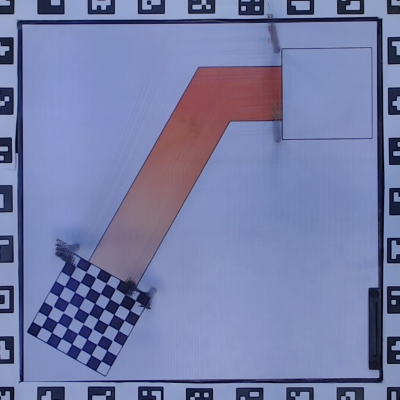
#> input picture FlushOS/Flush_main/Flush_Image/Capture_image/Image/Image_Anti_Obstacle.png, 400 x 400 px; its folder holds only this picture in this run
$ python -i Flush_Image_Taskbar.py   (imports and definitions only)
#> lines starting #> are read from the running program, lines starting #| are printed output that depends on the picture; after the words box and inside, x2 and y2 are one past the last pixel; in counts of white or black regions, pixels touching at a corner belong together
#> further down, picture is the input picture: shape (400, 400, 3); mean B, G, R 168.4, 125.5, 117.5
import cv2
import numpy as np
import json

def update(x):
    pass

def add_point_to_list(hie,list_contours_path):
    # global list_contours_symbol, list_contours_box_symbol, list_contours_path
    for i in hie:  #ADD list_contours
        Parent_check = (i[3] == 0) # check in case
        Child_check_symbol = (i[2] != -1) # Symbol
        Child_check_path = (i[2] == -1) # PATH
        if Parent_check:
            if Child_check_symbol:
                list_contours_box_symbol.append(hie.index(i))
            if Child_check_path:
                list_contours_path.append(hie.index(i))

def Flush_Taskbar(image):
    with open(r'C:\Users\aminb\Documents\GitHub\flush_bot\FlushOS\Flush_main\Flush_Image\Capture_image\Image\parameter.json') as json_file:
#> (reads FlushOS/Flush_main/Flush_Image/Capture_image/Image/parameter.json from the repository)
        data = json.load(json_file)
        Parametersy = (data['Parameter'][0])

    # [8 lines of commented-out code are left out]

    image_gray = cv2.cvtColor(image, cv2.COLOR_BGR2GRAY)
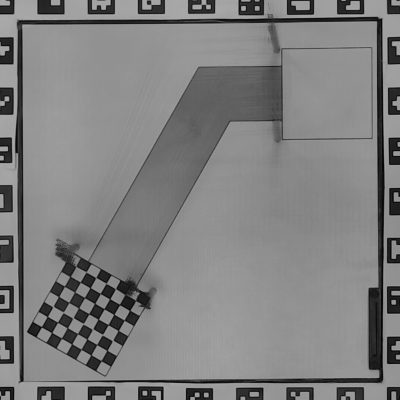
#> image_gray: shape (400, 400); min 3, max 172, mean 128

    resolution_X = image.shape[0]
#> resolution_X = 400
    resolution_Y = image.shape[1]
#> resolution_Y = 400


    cv2.namedWindow("image_blur")
    Kernel_blur = Parametersy['Kernel_blur']
    cv2.createTrackbar("Kernel_blur","image_blur",3,7,update)

    cv2.namedWindow("image_edge")
    Canny_Thres_1 = Parametersy['Canny_Thres_1']
    cv2.createTrackbar("Canny_Thres_1","image_edge",Canny_Thres_1,255,update)
    Canny_Thres_2 = Parametersy['Canny_Thres_2']
    cv2.createTrackbar("Canny_Thres_2","image_edge",Canny_Thres_2,255,update)

    cv2.namedWindow("image_morp")
    Kernel_morp = Parametersy['Kernel_morp']
    cv2.createTrackbar("Kernel_morp","image_morp",Kernel_morp,7,update)
    Mode_morp = Parametersy['Mode_morp']
    cv2.createTrackbar("Mode_morp","image_morp",Mode_morp,3,update)
    iterations = Parametersy['iterations']
    cv2.createTrackbar("iterations","image_morp",iterations,4,update)

    cv2.namedWindow("image_contour")
    contour_use = []
    # maxArea = int(resolution_X*resolution_Y/50)
    maxArea = Parametersy['maxArea']
    minArea = Parametersy['minArea']
    # minArea = 0
    cv2.createTrackbar("maxArea","image_contour",maxArea,20000,update)
    cv2.createTrackbar("minArea","image_contour",minArea,25000,update)

    cv2.namedWindow("image_save")
    save = 0
    cv2.createTrackbar("save","image_save",0,1,update)

    list_all_point_path = []
    list_contours_symbol = []
    list_contours_box_symbol = []
    list_contours_path = []
    list_point_connected = []

    while(1):
        image_blur = cv2.GaussianBlur(image_gray , (Kernel_blur,Kernel_blur), 0)
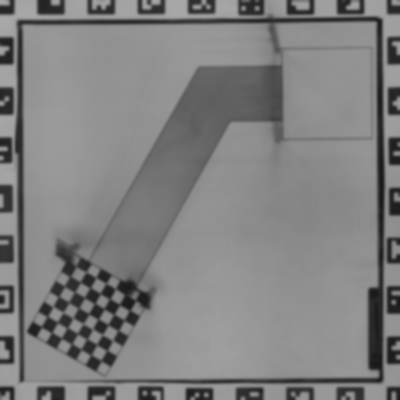
#> image_blur: shape (400, 400); min 23, max 168, mean 128
        cv2.imshow("image_blur",image_blur)

        image_edge = cv2.Canny(image_blur,Canny_Thres_1,Canny_Thres_2)
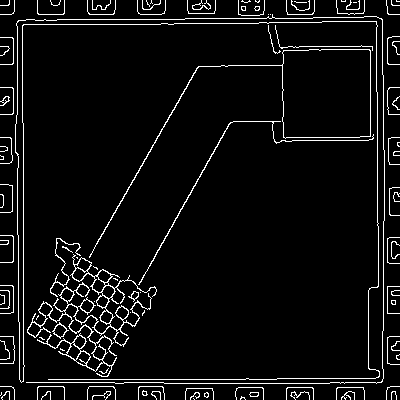
#> image_edge: shape (400, 400); 5.6% white in thin lines or dots
        cv2.imshow("image_edge",image_edge)
        Kernel_morp_use = cv2.getStructuringElement(cv2.MORPH_CROSS, (Kernel_morp,Kernel_morp))
        # Kernel_morp_use  = cv2.GaussianBlur(image_gray , (Kernel_morp,Kernel_morp), 0)
        image_morp = cv2.dilate(image_edge,Kernel_morp_use,iterations = iterations)
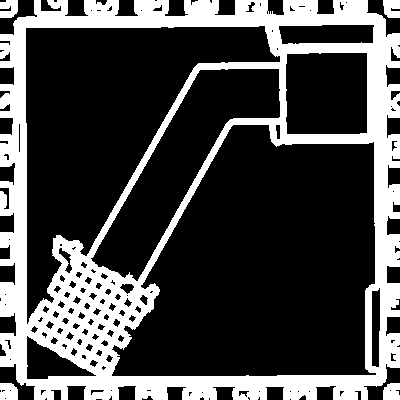
#> image_morp: shape (400, 400); 28.6% white; 5 white regions, box (x1, y1, x2, y2) and area: (0, 0, 400, 400) 44711, (0, 383, 18, 400) 279, (0, 0, 18, 18) 267, (383, 0, 400, 18) 264, (383, 383, 400, 400) 258
        if Mode_morp == 1:
            image_morp = cv2.morphologyEx(image_morp, cv2.MORPH_CLOSE, Kernel_morp_use)
        elif Mode_morp == 2:
            image_morp = cv2.morphologyEx(image_morp, cv2.MORPH_CROSS, Kernel_morp_use)
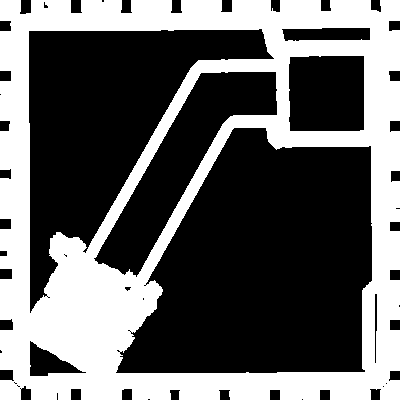
#> image_morp: shape (400, 400); 39.1% white; 1 white region
        elif Mode_morp == 3:
            image_morp = cv2.morphologyEx(image_morp, cv2.MORPH_OPEN, Kernel_morp_use)
        cv2.imshow("image_morp",image_morp)

        contours, hierarchy = cv2.findContours(image_morp , cv2.RETR_TREE, cv2.CHAIN_APPROX_NONE)
#> contours = 26 contours, 16 with area under 20; largest, box (x1, y1, x2, y2) and area: (0, 0, 400, 400) 155367, (115, 127, 373, 374) 46436, (28, 28, 275, 314) 29145, (93, 71, 278, 278) 11852, (288, 55, 365, 132) 5712
        # print("Number of Contours found = " + str(len(contours)))
        for i in range(0, len(contours)):
            area = int(cv2.contourArea(contours[i]))
            if area >= minArea:
                if area <= maxArea*100:
                    contour_use.append(i)
#> this loop made 26 passes
#> area on passes 1, 10, 16, 17, 21, 22, 23, 24, 25, 26: 155367, 1002, 175, 23, 46435, 11852, 5712, 29145, 1103, 22
#> after the loop, contour_use = []
        black_image = np.zeros((resolution_X, resolution_Y, 1), np.uint8)
        # print(Kernel_blur,Kernel_morp)
        for i in contour_use:
            cv2.drawContours(black_image,contours,i,(255,255,255))
#> this loop made 0 passes
#> black_image: shape (400, 400, 1); every value is 0
        black_image = cv2.dilate(black_image,Kernel_morp_use,iterations = iterations)
        cv2.imshow("image_contour",black_image)

        contour1, hie = cv2.findContours(black_image , cv2.RETR_TREE, cv2.CHAIN_APPROX_NONE)
#> contour1 = []; hie = None
        if len(contour1) > 0 :
            black_image1 = np.zeros((resolution_X, resolution_Y, 1), np.uint8)
            cv2.drawContours(black_image1,contour1,-1,(255,255,255))
            blacked = np.zeros((resolution_X, resolution_Y, 1), np.uint8)
            for i in range(len(contour1)):
                # print(i)
                filled_contour = cv2.fillPoly(blacked, [contour1[i]], color=(255,255,255))
                _,filled_path_binary = cv2.threshold(filled_contour,0,255,cv2.THRESH_BINARY+cv2.THRESH_OTSU)
                filled_path_binary = cv2.dilate(filled_path_binary,Kernel_morp_use,iterations = 5 )
            cv2.imshow("image_asdasdasd",filled_path_binary)
            thin_image = cv2.ximgproc.thinning(filled_path_binary,thinningType=cv2.ximgproc.THINNING_ZHANGSUEN)
            cv2.imshow("image_save",thin_image)
        # [7 lines of commented-out code are left out]

        contour_use = []
        list_contours_path = []
        list_contours_box_symbol = []
        k = cv2.waitKey(1) & 0xFF
#> (key Esc is pressed here)
        if k == 27:
            break
        Kernel_blur = ((cv2.getTrackbarPos("Kernel_blur","image_blur")+1)*2)-1
        Canny_Thres_1 = cv2.getTrackbarPos("Canny_Thres_1","image_edge")
        Canny_Thres_2 = cv2.getTrackbarPos("Canny_Thres_2","image_edge")

        Kernel_morp = ((cv2.getTrackbarPos("Kernel_morp","image_morp")+1)*2)-1

        Mode_morp = cv2.getTrackbarPos("Mode_morp","image_morp")
        iterations = cv2.getTrackbarPos("iterations","image_morp")

        minArea = cv2.getTrackbarPos("minArea","image_contour")
        maxArea = cv2.getTrackbarPos("maxArea","image_contour")

        save = cv2.getTrackbarPos("save","image_save")


    if save == 1:
        data = {}
        data['Parameter'] = []
        data['Parameter'].append({
            # 'Kernel_blur': (int(((Kernel_blur+1)/2)-1)),
            'Kernel_blur': ((cv2.getTrackbarPos("Kernel_blur","image_blur")+1)*2)-1,
            'Canny_Thres_1': Canny_Thres_1,
            'Canny_Thres_2': Canny_Thres_2,
            # 'Kernel_morp': (int(((Kernel_morp)/2)-1)),
            'Kernel_morp': ((cv2.getTrackbarPos("Kernel_morp","image_morp")+1)*2)-1,
            'Mode_morp': Mode_morp,
            'iterations': iterations,
            'minArea' : minArea,
            # 'maxArea': int(maxArea/100)
            'maxArea': int(maxArea)
        })

        with open(r'C:\Users\aminb\Documents\GitHub\flush_bot\FlushOS\Flush_main\Flush_Image\Capture_image\Image\parameter.json', 'w') as outfile:
            json.dump(data, outfile)

        # data['blur'].append({
        #     'name': 'Larry',
        #     'website': 'google.com',
        #     'from': 'Michigan'
        # })
        # data['blur'].append({
        #     'name': 'Tim',
        #     'website': 'apple.com',
        #     'from': 'Alabama'
        # })

>>> import cv2
>>> picture = cv2.imread('Image/Image_Anti_Obstacle.png')
>>> result = Flush_Taskbar(picture)
